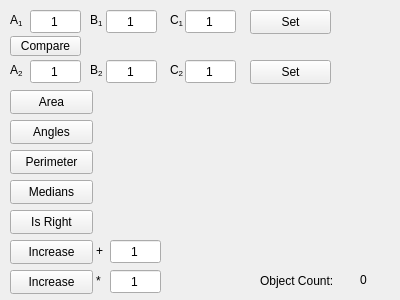
<?xml version="1.0" encoding="UTF-8"?>
<ui version="4.0">
 <class>MainWindow</class>
 <widget class="QMainWindow" name="MainWindow">
  <property name="geometry">
   <rect>
    <x>0</x>
    <y>0</y>
    <width>400</width>
    <height>300</height>
   </rect>
  </property>
  <property name="windowTitle">
   <string>Triangle</string>
  </property>
  <widget class="QWidget" name="centralwidget">
   <widget class="QLineEdit" name="b1LineEdit">
    <property name="geometry">
     <rect>
      <x>106</x>
      <y>10</y>
      <width>51</width>
      <height>23</height>
     </rect>
    </property>
    <property name="text">
     <string>1</string>
    </property>
    <property name="alignment">
     <set>Qt::AlignCenter</set>
    </property>
   </widget>
   <widget class="QPushButton" name="set1Button">
    <property name="geometry">
     <rect>
      <x>250</x>
      <y>10</y>
      <width>81</width>
      <height>24</height>
     </rect>
    </property>
    <property name="text">
     <string>Set</string>
    </property>
   </widget>
   <widget class="QLineEdit" name="c1LineEdit">
    <property name="geometry">
     <rect>
      <x>185</x>
      <y>10</y>
      <width>51</width>
      <height>23</height>
     </rect>
    </property>
    <property name="text">
     <string>1</string>
    </property>
    <property name="frame">
     <bool>true</bool>
    </property>
    <property name="alignment">
     <set>Qt::AlignCenter</set>
    </property>
   </widget>
   <widget class="QLineEdit" name="a1LineEdit">
    <property name="geometry">
     <rect>
      <x>30</x>
      <y>10</y>
      <width>51</width>
      <height>23</height>
     </rect>
    </property>
    <property name="text">
     <string>1</string>
    </property>
    <property name="alignment">
     <set>Qt::AlignCenter</set>
    </property>
   </widget>
   <widget class="QLabel" name="label">
    <property name="geometry">
     <rect>
      <x>10</x>
      <y>10</y>
      <width>16</width>
      <height>21</height>
     </rect>
    </property>
    <property name="text">
     <string>&lt;html&gt;&lt;head/&gt;&lt;body&gt;&lt;p&gt;A&lt;span style=&quot; vertical-align:sub;&quot;&gt;1&lt;/span&gt;&lt;/p&gt;&lt;/body&gt;&lt;/html&gt;</string>
    </property>
    <property name="textFormat">
     <enum>Qt::AutoText</enum>
    </property>
   </widget>
   <widget class="QLabel" name="label_2">
    <property name="geometry">
     <rect>
      <x>90</x>
      <y>10</y>
      <width>16</width>
      <height>21</height>
     </rect>
    </property>
    <property name="text">
     <string>&lt;html&gt;&lt;head/&gt;&lt;body&gt;&lt;p&gt;B&lt;span style=&quot; vertical-align:sub;&quot;&gt;1&lt;/span&gt;&lt;/p&gt;&lt;/body&gt;&lt;/html&gt;</string>
    </property>
   </widget>
   <widget class="QLabel" name="label_3">
    <property name="geometry">
     <rect>
      <x>170</x>
      <y>10</y>
      <width>16</width>
      <height>21</height>
     </rect>
    </property>
    <property name="text">
     <string>&lt;html&gt;&lt;head/&gt;&lt;body&gt;&lt;p&gt;C&lt;span style=&quot; vertical-align:sub;&quot;&gt;1&lt;/span&gt;&lt;/p&gt;&lt;/body&gt;&lt;/html&gt;</string>
    </property>
   </widget>
   <widget class="QLabel" name="areaResultLabel">
    <property name="geometry">
     <rect>
      <x>100</x>
      <y>90</y>
      <width>62</width>
      <height>21</height>
     </rect>
    </property>
    <property name="text">
     <string/>
    </property>
   </widget>
   <widget class="QPushButton" name="areaPushButton">
    <property name="geometry">
     <rect>
      <x>10</x>
      <y>90</y>
      <width>83</width>
      <height>24</height>
     </rect>
    </property>
    <property name="text">
     <string>Area</string>
    </property>
   </widget>
   <widget class="QPushButton" name="anglesPushButton">
    <property name="geometry">
     <rect>
      <x>10</x>
      <y>120</y>
      <width>83</width>
      <height>24</height>
     </rect>
    </property>
    <property name="text">
     <string>Angles</string>
    </property>
   </widget>
   <widget class="QLabel" name="anglesResultLabel">
    <property name="geometry">
     <rect>
      <x>100</x>
      <y>120</y>
      <width>271</width>
      <height>21</height>
     </rect>
    </property>
    <property name="text">
     <string/>
    </property>
   </widget>
   <widget class="QLabel" name="perimeterResultLabel">
    <property name="geometry">
     <rect>
      <x>100</x>
      <y>150</y>
      <width>62</width>
      <height>21</height>
     </rect>
    </property>
    <property name="text">
     <string/>
    </property>
   </widget>
   <widget class="QPushButton" name="perimeterPushButton">
    <property name="geometry">
     <rect>
      <x>10</x>
      <y>150</y>
      <width>83</width>
      <height>24</height>
     </rect>
    </property>
    <property name="text">
     <string>Perimeter</string>
    </property>
   </widget>
   <widget class="QPushButton" name="mediansPushButton">
    <property name="geometry">
     <rect>
      <x>10</x>
      <y>180</y>
      <width>83</width>
      <height>24</height>
     </rect>
    </property>
    <property name="text">
     <string>Medians</string>
    </property>
   </widget>
   <widget class="QLabel" name="mediansResultLabel">
    <property name="geometry">
     <rect>
      <x>100</x>
      <y>180</y>
      <width>271</width>
      <height>21</height>
     </rect>
    </property>
    <property name="text">
     <string/>
    </property>
   </widget>
   <widget class="QPushButton" name="isRightPushButton">
    <property name="geometry">
     <rect>
      <x>10</x>
      <y>210</y>
      <width>83</width>
      <height>24</height>
     </rect>
    </property>
    <property name="text">
     <string>Is Right</string>
    </property>
   </widget>
   <widget class="QLabel" name="isRightLabel">
    <property name="geometry">
     <rect>
      <x>100</x>
      <y>210</y>
      <width>62</width>
      <height>21</height>
     </rect>
    </property>
    <property name="text">
     <string/>
    </property>
   </widget>
   <widget class="QPushButton" name="increasePushButton">
    <property name="geometry">
     <rect>
      <x>10</x>
      <y>240</y>
      <width>83</width>
      <height>24</height>
     </rect>
    </property>
    <property name="text">
     <string>Increase</string>
    </property>
   </widget>
   <widget class="QLineEdit" name="increaseLineEdit">
    <property name="geometry">
     <rect>
      <x>110</x>
      <y>240</y>
      <width>51</width>
      <height>23</height>
     </rect>
    </property>
    <property name="text">
     <string>1</string>
    </property>
    <property name="alignment">
     <set>Qt::AlignCenter</set>
    </property>
   </widget>
   <widget class="QLabel" name="label_4">
    <property name="geometry">
     <rect>
      <x>96</x>
      <y>240</y>
      <width>20</width>
      <height>21</height>
     </rect>
    </property>
    <property name="text">
     <string>+</string>
    </property>
   </widget>
   <widget class="QPushButton" name="increaseMPushButton">
    <property name="geometry">
     <rect>
      <x>10</x>
      <y>270</y>
      <width>83</width>
      <height>24</height>
     </rect>
    </property>
    <property name="text">
     <string>Increase</string>
    </property>
   </widget>
   <widget class="QLabel" name="label_5">
    <property name="geometry">
     <rect>
      <x>96</x>
      <y>270</y>
      <width>20</width>
      <height>21</height>
     </rect>
    </property>
    <property name="text">
     <string>*</string>
    </property>
   </widget>
   <widget class="QLineEdit" name="increaseMLineEdit">
    <property name="geometry">
     <rect>
      <x>110</x>
      <y>270</y>
      <width>51</width>
      <height>23</height>
     </rect>
    </property>
    <property name="text">
     <string>1</string>
    </property>
    <property name="alignment">
     <set>Qt::AlignCenter</set>
    </property>
   </widget>
   <widget class="QLabel" name="objectCountLabel">
    <property name="geometry">
     <rect>
      <x>360</x>
      <y>270</y>
      <width>31</width>
      <height>20</height>
     </rect>
    </property>
    <property name="text">
     <string>0</string>
    </property>
   </widget>
   <widget class="QLabel" name="label_10">
    <property name="geometry">
     <rect>
      <x>260</x>
      <y>270</y>
      <width>91</width>
      <height>21</height>
     </rect>
    </property>
    <property name="text">
     <string>Object Count:</string>
    </property>
   </widget>
   <widget class="QLineEdit" name="a2LineEdit">
    <property name="geometry">
     <rect>
      <x>30</x>
      <y>60</y>
      <width>51</width>
      <height>23</height>
     </rect>
    </property>
    <property name="text">
     <string>1</string>
    </property>
    <property name="alignment">
     <set>Qt::AlignCenter</set>
    </property>
   </widget>
   <widget class="QLabel" name="label_6">
    <property name="geometry">
     <rect>
      <x>170</x>
      <y>60</y>
      <width>16</width>
      <height>21</height>
     </rect>
    </property>
    <property name="text">
     <string>&lt;html&gt;&lt;head/&gt;&lt;body&gt;&lt;p&gt;C&lt;span style=&quot; vertical-align:sub;&quot;&gt;2&lt;/span&gt;&lt;/p&gt;&lt;/body&gt;&lt;/html&gt;</string>
    </property>
   </widget>
   <widget class="QLabel" name="label_7">
    <property name="geometry">
     <rect>
      <x>10</x>
      <y>60</y>
      <width>16</width>
      <height>21</height>
     </rect>
    </property>
    <property name="text">
     <string>&lt;html&gt;&lt;head/&gt;&lt;body&gt;&lt;p&gt;A&lt;span style=&quot; vertical-align:sub;&quot;&gt;2&lt;/span&gt;&lt;/p&gt;&lt;/body&gt;&lt;/html&gt;</string>
    </property>
   </widget>
   <widget class="QLabel" name="label_8">
    <property name="geometry">
     <rect>
      <x>90</x>
      <y>60</y>
      <width>16</width>
      <height>21</height>
     </rect>
    </property>
    <property name="text">
     <string>&lt;html&gt;&lt;head/&gt;&lt;body&gt;&lt;p&gt;B&lt;span style=&quot; vertical-align:sub;&quot;&gt;2&lt;/span&gt;&lt;/p&gt;&lt;/body&gt;&lt;/html&gt;</string>
    </property>
   </widget>
   <widget class="QPushButton" name="set2Button">
    <property name="geometry">
     <rect>
      <x>250</x>
      <y>60</y>
      <width>81</width>
      <height>24</height>
     </rect>
    </property>
    <property name="text">
     <string>Set</string>
    </property>
   </widget>
   <widget class="QLineEdit" name="c2LineEdit">
    <property name="geometry">
     <rect>
      <x>185</x>
      <y>60</y>
      <width>51</width>
      <height>23</height>
     </rect>
    </property>
    <property name="text">
     <string>1</string>
    </property>
    <property name="frame">
     <bool>true</bool>
    </property>
    <property name="alignment">
     <set>Qt::AlignCenter</set>
    </property>
   </widget>
   <widget class="QLineEdit" name="b2LineEdit">
    <property name="geometry">
     <rect>
      <x>106</x>
      <y>60</y>
      <width>51</width>
      <height>23</height>
     </rect>
    </property>
    <property name="text">
     <string>1</string>
    </property>
    <property name="alignment">
     <set>Qt::AlignCenter</set>
    </property>
   </widget>
   <widget class="QPushButton" name="comparePushButton">
    <property name="geometry">
     <rect>
      <x>10</x>
      <y>36</y>
      <width>71</width>
      <height>20</height>
     </rect>
    </property>
    <property name="text">
     <string>Compare</string>
    </property>
   </widget>
   <widget class="QLabel" name="compareResultLabel">
    <property name="geometry">
     <rect>
      <x>90</x>
      <y>35</y>
      <width>291</width>
      <height>21</height>
     </rect>
    </property>
    <property name="text">
     <string/>
    </property>
   </widget>
  </widget>
 </widget>
 <resources/>
 <connections/>
</ui>
